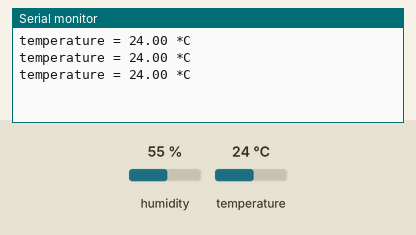
The sketch below on a simulated Arduino Uno, built with avr-gcc and run on an emulated ATmega328P. Shown: the last lines printed to the serial monitor. The inputs (shaded band) are chosen by the test bench; at power-on: temperature 24 °C, humidity 55 %.

Above: at 2.8 s.
2.9 s: temperature set to 12 °C
At 5.5 s:
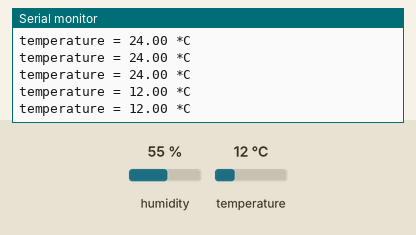
5.6 s: temperature set to 19 °C
At 7.6 s:
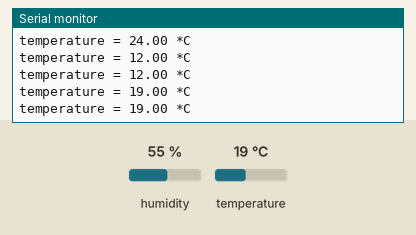
Timing chart, 0 to 9.1 s (numbered marks = the images above; inputs shaded):
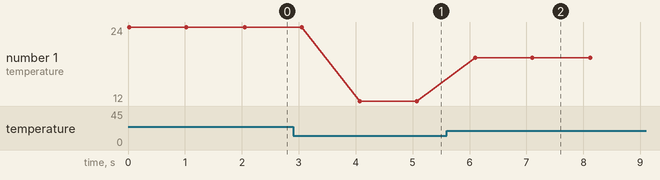

Measured:
- after the input at 2.9 s, the serial monitor: prints a new line after 1.2 s (image 1)
- after the input at 5.6 s, the serial monitor: prints a new line after 0.50 s (image 2)
- plotted number 1: 24 → 12 after the input at 2.9 s, 12 → 19 after the input at 5.6 s

The sketch:

DHT11.ino
```cpp
#include "DHT.h"   //ประกาศค่าของตัววัดอณุหภูมิ
#define DHTPIN 2   //ขา2
#define DHTTYPE DHT11

DHT dht(DHTPIN, DHTTYPE);

void setup(){

    Serial.begin(9600);
    dht.begin();


}

void loop(){

    float t = dht.readTemperature();
    Serial.print("temperature = ");
    Serial.print(t);
    Serial.println(" *C");
    delay(1000);


}
```
